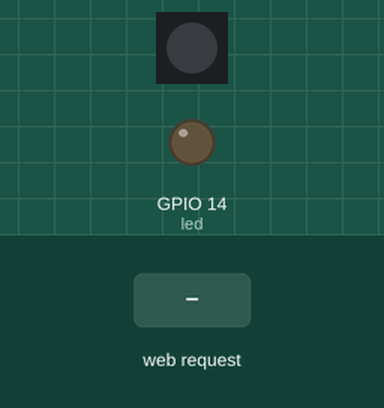
This sketch was run on a simulated ESP8266 (NodeMCU). Parts: 1 RGB LEDs in strip order, left to right, output pins drawn as LEDs (lit = HIGH). Inputs (shaded band) come from the test bench. Dim RGB values are drawn brighter than linear; WiFi joins after 1.5 s; servers stay silent unless stated; storage starts empty; what the sketch prints to the serial monitor is not drawn.

Above: at 2.7 s.
2.8 s: HTTP request GET / received
At 4.0 s:
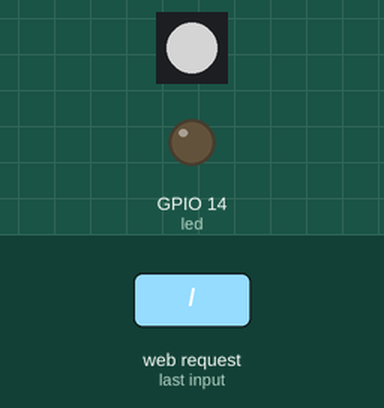
4.3 s: HTTP request GET /inline received
At 5.2 s:
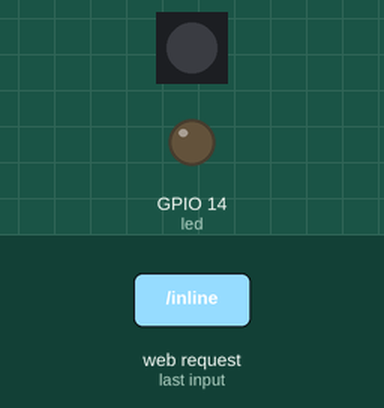
5.8 s: HTTP request GET /?download=red received
At 6.5 s:
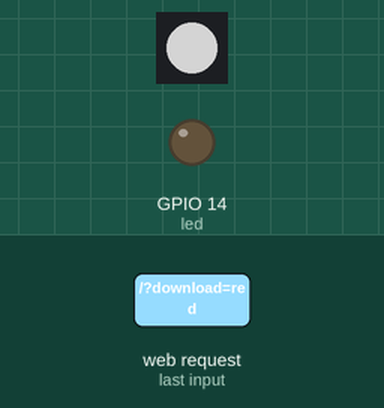
7.3 s: HTTP request GET /inline?download=red received
At 8.7 s:
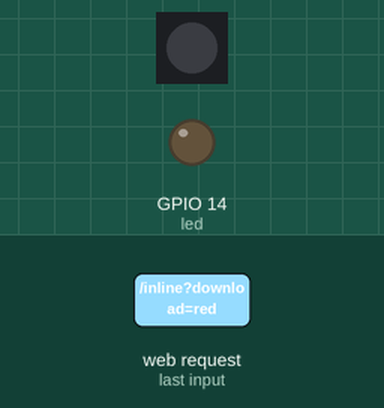
Timing chart, 0 to 9.8 s (numbered marks = the images above; inputs shaded):
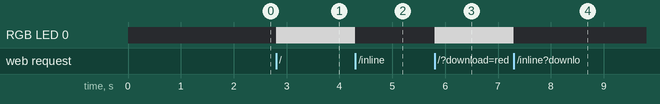

Measured:
- after the input at 2.8 s, RGB LED 0: off → RGB(128, 128, 128) at once
- after the input at 4.3 s, RGB LED 0: RGB(128, 128, 128) → off at once
- after the input at 5.8 s, RGB LED 0: off → RGB(128, 128, 128) at once
- after the input at 7.3 s, RGB LED 0: RGB(128, 128, 128) → off at once

The sketch:

ESP8266_RGBled_Webserver.ino
```cpp
#include <Arduino.h>
#include <stdlib.h>

#include <ESP8266WiFi.h>
#include <WiFiClient.h>
#include <ESP8266WebServer.h>
#include <ESP8266mDNS.h>
#include <FastLED.h>
#include <FS.h>

// demo code for IOT class
// todo handle post method to set LED color
// Need to modify webcode

const char* ssid = "mySSID";
const char* password = "myPassword";

// How many leds are in the strip?
// for fast led ws2812
#define NUM_LEDS 1
#define DATA_PIN 2

CRGB leds[NUM_LEDS];  // Fastled object
String fname;
byte gRed;
byte gGreen;
byte gBlue;

ESP8266WebServer server(80);// server object

const int led = 14;  // NodeMCU onboard LED

void SetLedsOn()
{
	leds[0].setRGB(gRed, gGreen, gBlue);
	FastLED.show();
}

void SetLedsOff()
{
	leds[0] = CRGB::Black;
	FastLED.show();
}

void CycleColors()
{
	long CurMills;
	static uint8_t hue = 0;
	FastLED.showColor(CHSV(hue++, 255, 255));
	//delay(10);
}

// helper function to return the proper content type ID to client
String getContentType(String filename)
{
	if (server.hasArg("download")) return "application/octet-stream";
	else if (filename.endsWith(".htm")) return "text/html";
	else if (filename.endsWith(".html")) return "text/html";
	else if (filename.endsWith(".css")) return "text/css";
	else if (filename.endsWith(".js")) return "application/javascript";
	else if (filename.endsWith(".png")) return "image/png";
	else if (filename.endsWith(".gif")) return "image/gif";
	else if (filename.endsWith(".jpg")) return "image/jpeg";
	else if (filename.endsWith(".ico")) return "image/x-icon";
	else if (filename.endsWith(".xml")) return "text/xml";
	else if (filename.endsWith(".pdf")) return "application/x-pdf";
	else if (filename.endsWith(".zip")) return "application/x-zip";
	else if (filename.endsWith(".gz")) return "application/x-gzip";
	return "text/plain";
}

// browse SPI flash FS & send file to web client
bool SPIflashServer(String path)
{

	if (path.endsWith("/")) path += "index.html";
	bool retVal;
	String contentType = getContentType(path);
	String pathWithGz = path + ".gz";
	if (SPIFFS.exists(pathWithGz) || SPIFFS.exists(path)) {
		if (SPIFFS.exists(pathWithGz))
			path += ".gz";
		File webfile = SPIFFS.open(path, "r");
		server.streamFile(webfile, contentType);
		webfile.close();
		retVal = true;
	}
	else
		// give 404 if not found
		// html is't on ESP8266 flash
	{
		digitalWrite(led, 1);
		String message = "Error 404\n\n";
		message += "URI: ";
		message += server.uri();
		message += "\nMethod: ";
		message += (server.method() == HTTP_GET) ? "GET" : "POST";
		message += "\nArguments: ";
		message += server.args();
		message += "\n";
		for (uint8_t i = 0; i<server.args(); i++) {
			message += " " + server.argName(i) + ": " + server.arg(i) + "\n";
		}
		server.send(404, "text/plain", message);
		digitalWrite(led, 0);
		retVal = false;
	}
	return retVal;
}

// Web request handlers follow

// default handler, open &  stream index.html
void handleRoot() {
	digitalWrite(led, 1);
	bool status = SPIflashServer("/");
	SetLedsOn();
	digitalWrite(led, 0);
}

// handler for anthing other the index.html
// also deals with get args
bool handleAll(String path) {
	bool retVal;
	// test code to let us know we hit this one
	Serial.println("handleFileRead: " + path);
	// if we have arguments when getting page .....
	if (server.method() == HTTP_GET && server.args() > 0)
	{
		Serial.println("Get");
		String parmList = "args are #";
		int parms = server.args();
		parmList += (char)parms + " : ";
		for (int i = 0; i < parms; i++)
		{
			parmList += server.argName(i) + " = " + server.arg(i) + " ' ";
			// arguments from get are type string, we need a uint8 for fastled
			if (server.argName(i) == "red")
			{
				String sRed = server.arg(i);
				gRed = (byte)atoi(sRed.c_str());
			}
			if (server.argName(i) == "green")
			{
				String sGreen = server.arg(i);
				gGreen = (byte)atoi(sGreen.c_str());
			}
			if (server.argName(i) == "blue")
			{
				String sBlue = server.arg(i);
				gBlue = (byte)atoi(sBlue.c_str());
			}
		}
		Serial.println(parmList);
		leds[0].setRGB(gRed, gGreen, gBlue);
		FastLED.show();

	}
	retVal = SPIflashServer(path);
	return retVal;
}


void setup(void) {
	pinMode(led, OUTPUT);
	digitalWrite(led, 0);
	Serial.begin(115200);
	gRed = 128;
	gBlue = 128;
	gGreen = 128;
	WiFi.begin(ssid, password);
	Serial.println("");

	FastLED.addLeds<WS2811, DATA_PIN, RGB>(leds, NUM_LEDS);

	// open fs and show files in flash
	// test code for serial console
	bool filetest = SPIFFS.begin();
	if (filetest)
	{
		Dir dir = SPIFFS.openDir("/");
		while (dir.next())
		{
			Serial.print(dir.fileName());
			fname = dir.fileName();
			File f = dir.openFile("r");
			Serial.print("  -  ");
			Serial.println(f.size());
		}
		Serial.println("check fileloop");  //test code for dirs
	}
	else
	{
		Serial.println("filesystem not open");
	}

	// Wait for connection
	while (WiFi.status() != WL_CONNECTED)
	{
		delay(500);
		Serial.print(".");
	}

	// more console test code
	Serial.println("");
	Serial.print("Connected to ");
	Serial.println(ssid);
	Serial.print("IP address: ");
	Serial.println(WiFi.localIP());

	// Maybe remove, not needed since mDNS never works in windows
	if (MDNS.begin("esp8266"))
	{
		Serial.println("MDNS responder started");
	}

	// server event handling, just pass to handler functions
	// if at root ie no page requested
	server.on("/", handleRoot);

	// test code to remove, inline handler
	server.on("/inline", []() {
		server.send(200, "text/plain", "this works as well");
		SetLedsOff();
	});

	//server.onNotFound(handleAll(server.uri())); // this doesn't work
	// not a clue why the code has to be this way, funky server libr !!!
	server.onNotFound([]() {
		if (!handleAll(server.uri()))
			server.send(404, "text/plain", "FileNotFound");
	});

	server.begin();
	Serial.println("HTTP server started");
}

// main loop for this is just the server listner
void loop(void)
{
	server.handleClient();
	//MDNS.update();
}
```
